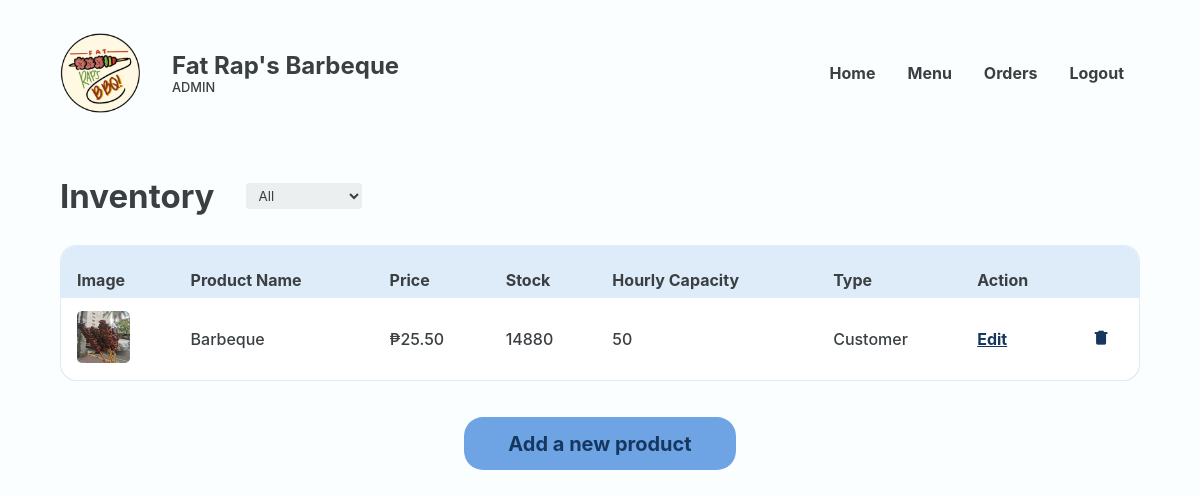
Before: /Website/admin-inventory.php (signed in) with the older database file.
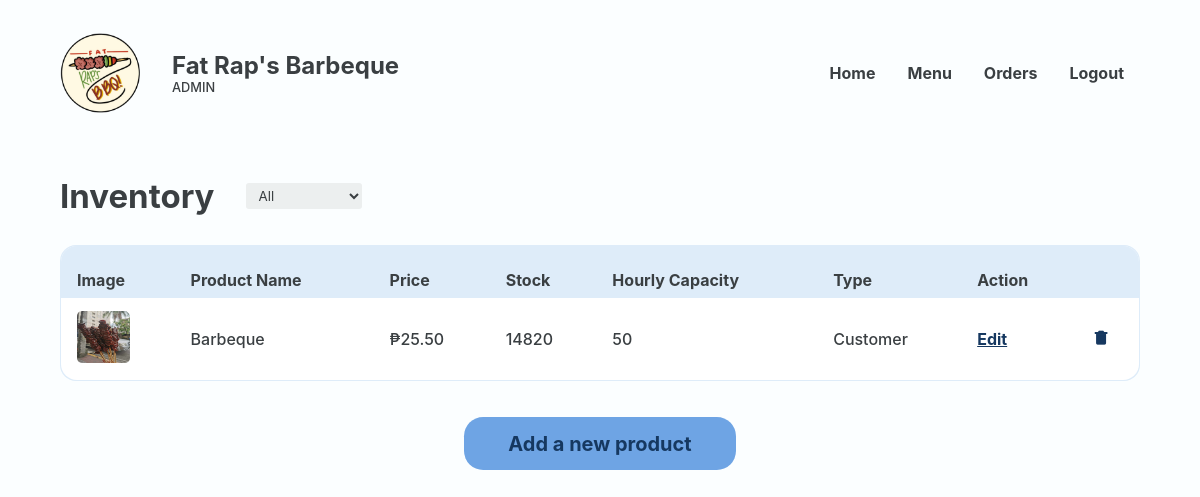
After: the same page with the newer database file.
### tables this page shows
CREATE TABLE `food` (
  `FOOD_ID` int(18) UNSIGNED NOT NULL,
  `CTGY_ID` int(18) NOT NULL,
  `FOOD_NAME` varchar(20) NOT NULL,
  `FOOD_PRICE` decimal(10,2) NOT NULL,
  `FOOD_DESC` varchar(50) NOT NULL,
  `FOOD_IMG` varchar(255) NOT NULL,
  `FOOD_STOCK` int(20) NOT NULL,
  `FOOD_ACTIVE` varchar(10) NOT NULL,
  `FOOD_TYPE` varchar(16) NOT NULL,
  `HOURLY_CAP` int(18) NOT NULL
);

### Website/admin-inventory.php (the view, shortened to what the changed rows need)
<?php
@include 'constants.php';
?>
<!DOCTYPE html>
<html lang="en">
<head>
    <link rel="stylesheet" href="header-styles.css">
    <link rel="stylesheet" href="admin-styles.css">
    <link href='https://unpkg.com/boxicons@2.1.4/css/boxicons.min.css' rel='stylesheet'>
</head>
<body>
    <header class="backend">
        <div class="header-container">
            <div class="website-title">
                <div class="text">
                    <h1>Fat Rap's Barbeque</h1>
                </div>
            </div>
        </div>
    </header>
    <main>
        <section class="section">
            <div class="container">
                <div class="section-heading row">
                    <h2>Inventory</h2>
                </div>
                <section class="section-body">
                    <section class="main-section column">
                        <div class="table-wrapper">
                            <table class="alternating">
                                <tr>
                                    <th class="header">Image</th>
                                    <th class="header">Product Name</th>
                                    <th class="header">Price</th>
                                    <th class="header">Stock</th>
                                    <th class="header">Hourly Capacity</th>
                                    <th class="header">Type</th>
                                    <th class="header">Action</th>
                                    <th class="header"></th>
                                </tr>
                                <?php
                                $food_type = isset($_GET['type']) ? $_GET['type'] : 'all';
                                if ($food_type === 'all') {
                                    $sql = "SELECT * FROM food";
                                } else {
                                    $sql = "SELECT * FROM food WHERE FOOD_TYPE = '$food_type'";
                                }
                                $res = mysqli_query($conn, $sql);
                                $count = mysqli_num_rows($res);
                                if ($count > 0) {
                                    while ($row = mysqli_fetch_assoc($res)) {
                                        $FOOD_ID = $row['FOOD_ID'];
                                        $FOOD_NAME = $row['FOOD_NAME'];
                                        $FOOD_PRICE = $row['FOOD_PRICE'];
                                        $FOOD_IMG = $row['FOOD_IMG'];
                                        $FOOD_STOCK = $row['FOOD_STOCK'];
                                        $FOOD_TYPE = $row['FOOD_TYPE'];
                                        $HOURLY_CAP = $row['HOURLY_CAP'];
                                ?>
                                        <tr>
                                            <td data-cell="Image">
                                                <img src="<?php echo SITEURL; ?>images/<?php echo $FOOD_IMG; ?>" alt="">
                                            </td>
                                            <td data-cell="Product Name"><?php echo $FOOD_NAME ?></td>
                                            <td data-cell="Price">₱<?php echo $FOOD_PRICE ?></td>
                                            <td data-cell="Stock">
                                                <span class="<?php echo ($FOOD_STOCK < 100) ? 'red-text' : ''; ?>">
                                                    <p><?php echo $FOOD_STOCK ?></p>
                                                </span>
                                            </td>
                                            <td data-cell="Hourly Capacity"><?php echo $HOURLY_CAP ?></td>
                                            <td data-cell="Price"><?php echo $FOOD_TYPE ?></td>
                                            <td data-cell="Action">
                                                <a href="<?php echo SITEURL; ?>admin-edit-product.php?FOOD_ID=<?php echo $FOOD_ID ?>" class="edit">Edit</a>
                                            </td>
                                            <td data-cell="Action"><a href="#" onclick="confirmDelete(<?php echo $FOOD_ID; ?>)" class="bx bxs-trash-alt trash"></a></td>
                                        </tr>
                                    <?php
                                    }
                                }
                                ?>
                            </table>
                        </div>
                    </section>
                </section>
            </div>
        </section>
    </main>
</body>
</html>

Changed rows visible on the page:
changed food "Barbeque": FOOD_STOCK "14880" → "14820"
